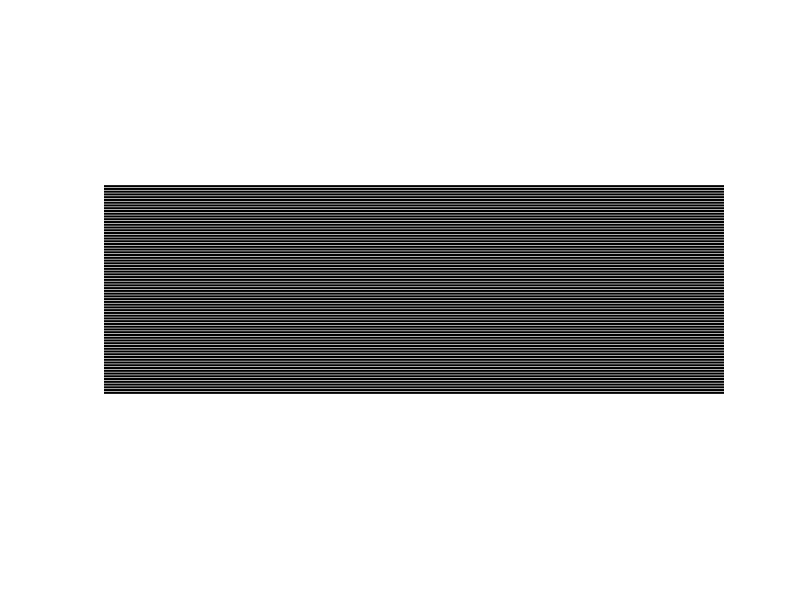
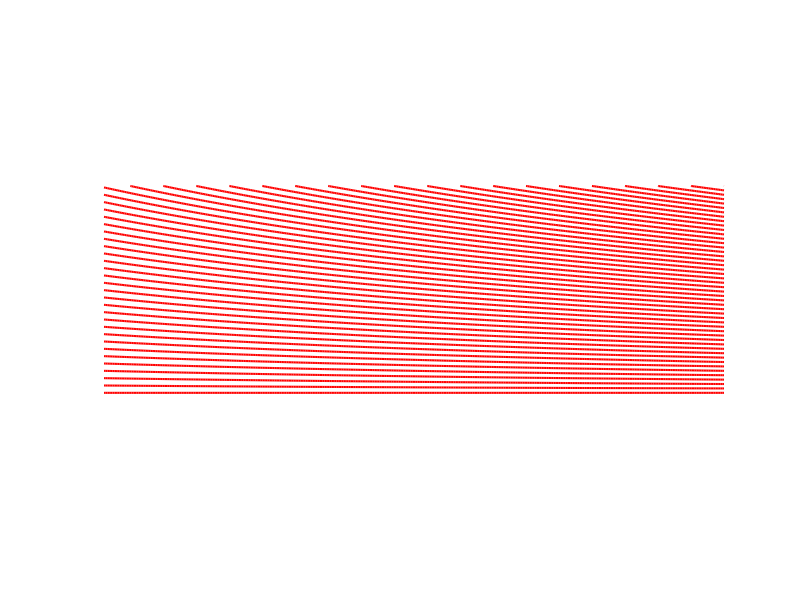
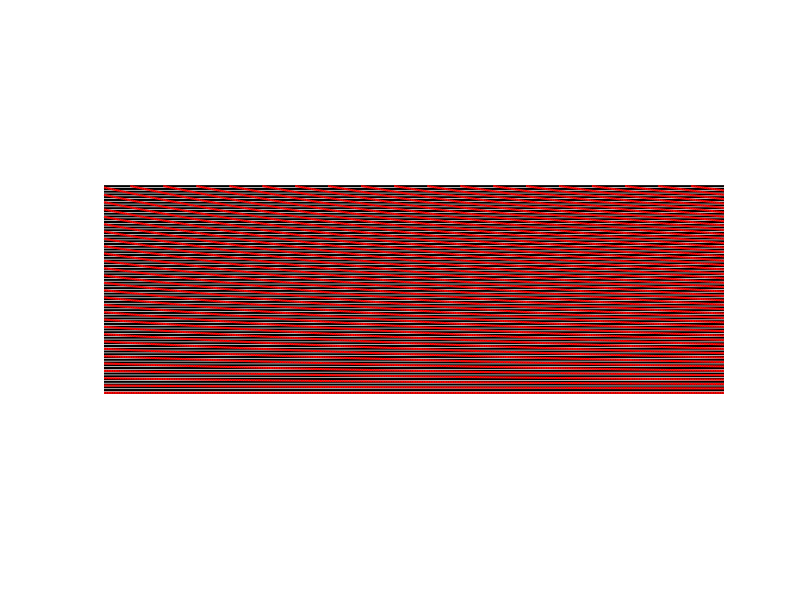

These figures' MATLAB source, in order:
close all;clear;clc;
x = [-18,18];
figure(1)
for n = 0:100
    y = [4 / 25 * n,4 / 25 * n];
    plot(x,y,'k-','LineWidth',1.5);
    hold on;
end
axis equal;
axis off;
xlim([-18,18]);
ylim([0,12])

figure(2)
x = -18:0.1:18;
for n = 0:60
    y = 23 * n ./ (x + 72);
    plot(x,y,'r-','LineWidth',1.5)
    hold on;
end
axis equal;
axis off;
xlim([-18,18]);
ylim([0,12]);

figure(3)
x = [-18,18];
for n = 0:100
    y = [4 / 25 * n,4 / 25 * n];
    plot(x,y,'k-','LineWidth',1.5);
    hold on;
end
x = -18:0.1:18;
for n = 0:60
    y = 23 * n ./ (x + 72);
    plot(x,y,'r-','LineWidth',1.5)
    hold on;
end
axis equal;
axis off;
xlim([-18,18]);
ylim([0,12]);